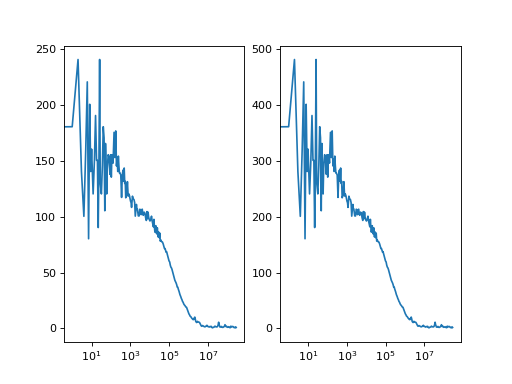

The Python source for this figure:
import pylab as p
import tttrlib
import numpy as np

fig, ax = p.subplots(nrows=1, ncols=2)

#  Read the data data

data = tttrlib.TTTR('../../test/data/BH/BH_SPC132.spc', 'SPC-130')

# Create correlator
B = 9
n_casc = 25

correlator = tttrlib.Correlator()
correlator.set_n_bins(B)
correlator.set_n_casc(n_casc)


# Select the green channels (channel number 0 and 8)

ch1_indeces = data.get_selection_by_channel(np.array([0]))
ch2_indeces = data.get_selection_by_channel(np.array([8]))

mt = data.get_macro_time()

t1 = mt[ch1_indeces]
w1 = np.ones_like(t1, dtype=np.float)
cr_selection = tttrlib.selection_by_count_rate(t1, 1200000, 30)
w1[cr_selection] *= 0.0

t2 = mt[ch2_indeces]
w2 = np.ones_like(t2, dtype=np.float)
cr_selection = tttrlib.selection_by_count_rate(t2, 1200000, 30)
w2[cr_selection] *= 0.0

correlator.set_events(t1, w1, t2, w2)
correlator.run()

x = correlator.get_x_axis_normalized()
y = correlator.get_corr_normalized()

ax[0].semilogx(x, y)


# green-red cross-correlation

mt = data.get_macro_time()

t1 = mt[ch1_indeces]
w1 = np.ones_like(t1, dtype=np.float)
cr_selection = tttrlib.selection_by_count_rate(t1, 1200000, 30)
w1[cr_selection] *= 0.0

t2 = mt[ch2_indeces]
w2 = np.ones_like(t2, dtype=np.float)
cr_selection = tttrlib.selection_by_count_rate(t2, 1200000, 30)
w2[cr_selection] *= 0.0

correlator.set_events(t1, w1, t2, w2)
correlator.run()

x = correlator.get_x_axis_normalized()
y = correlator.get_corr_normalized()

ax[1].semilogx(x, y)



p.show()
